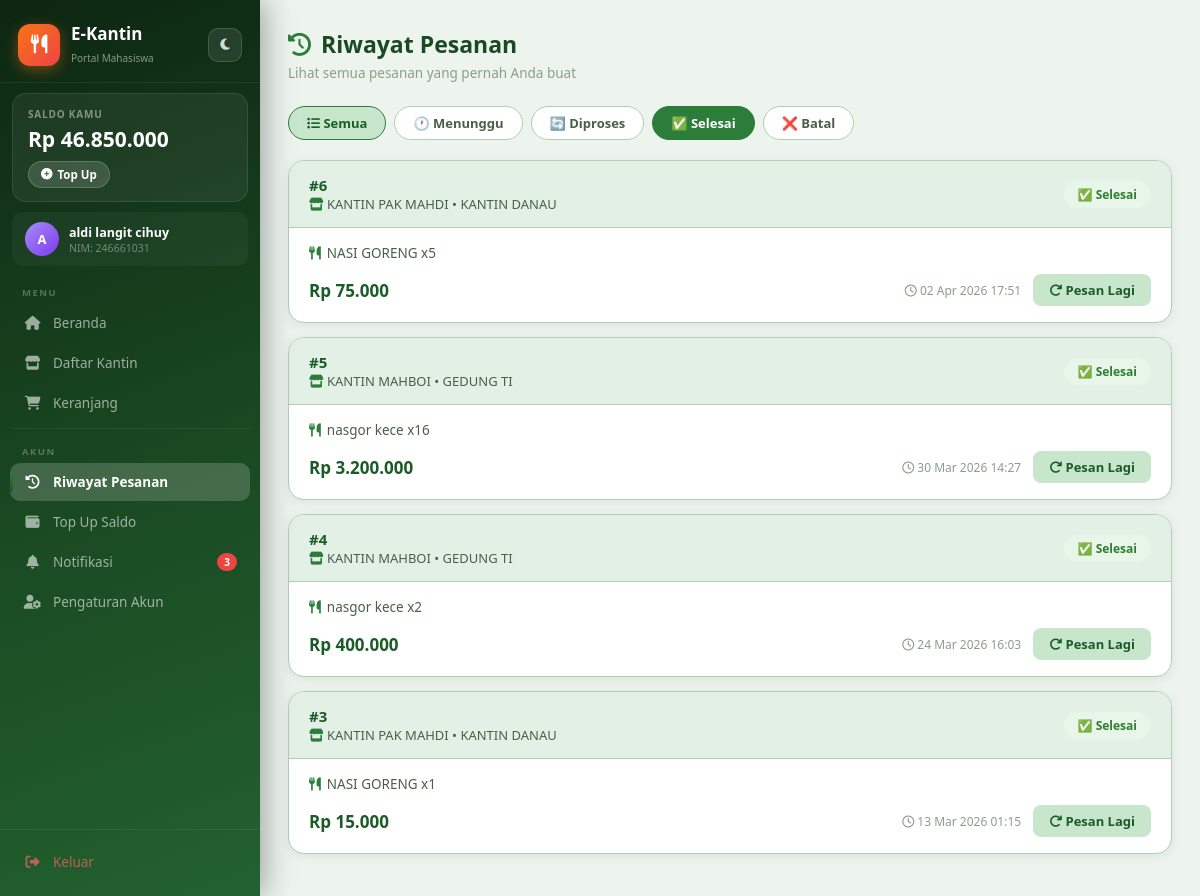
Before: /dashboard/mahasiswa/riwayat.php?status=selesai (signed in) with the older database file.
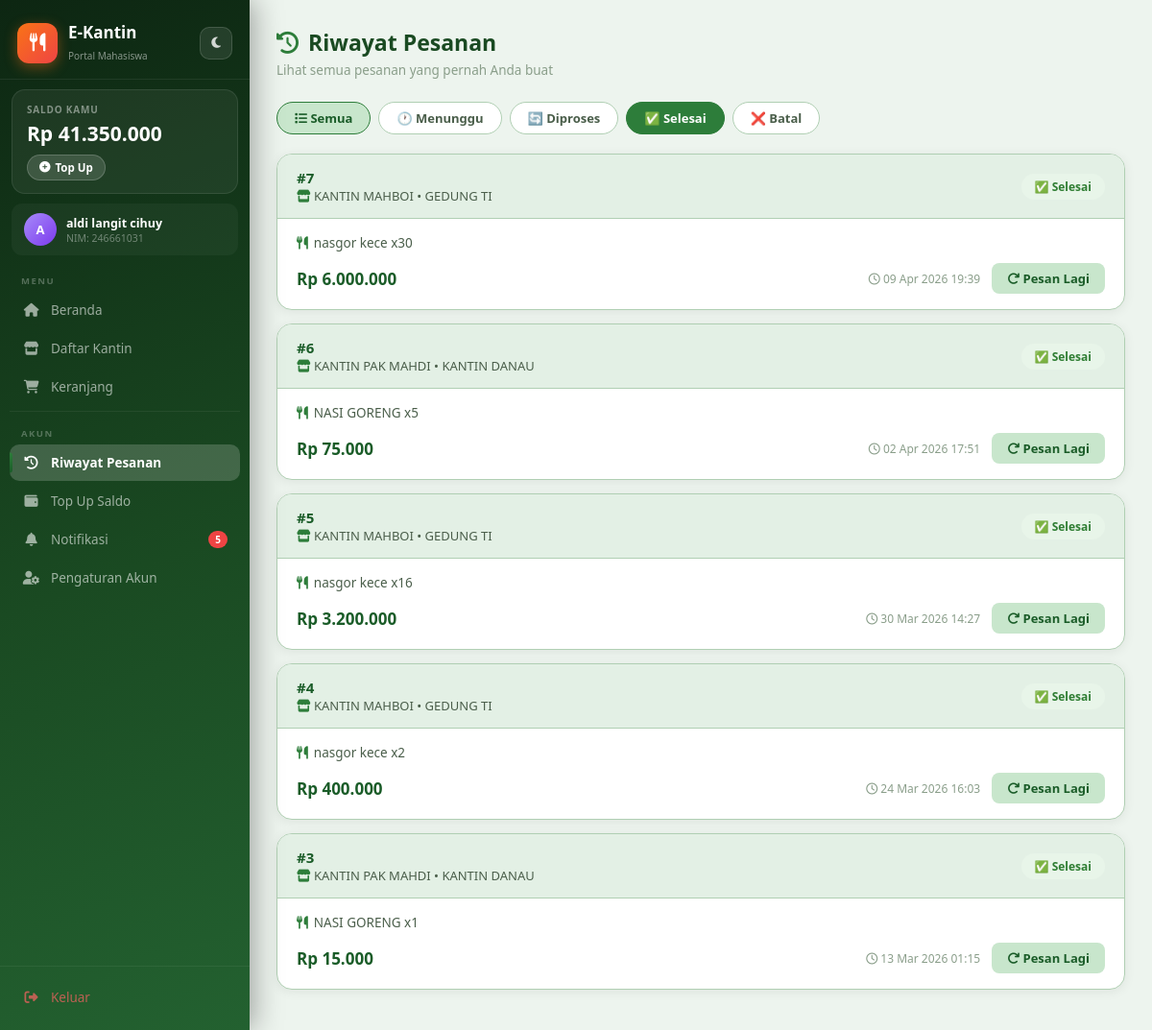
After: the same page with the newer database file.
### tables this page shows
CREATE TABLE `saldo` (
  `id_saldo` int(11) NOT NULL,
  `id_user` int(11) NOT NULL,
  `saldo` int(11) NOT NULL DEFAULT 0,
  `updated_at` timestamp NOT NULL DEFAULT current_timestamp() ON UPDATE current_timestamp()
);

CREATE TABLE `pesanan` (
  `id_pesanan` int(11) NOT NULL,
  `id_user` int(11) DEFAULT NULL,
  `id_penjual` int(11) DEFAULT NULL,
  `tanggal` datetime DEFAULT current_timestamp(),
  `status` enum('menunggu','diproses','selesai','batal') DEFAULT 'menunggu',
  `total_harga` int(11) DEFAULT NULL,
  `metode_bayar` enum('saldo','tunai') DEFAULT 'saldo'
);

CREATE TABLE `penjual` (
  `id_penjual` int(11) NOT NULL,
  `id_user` int(11) NOT NULL,
  `nama_kantin` varchar(50) NOT NULL,
  `lokasi` text NOT NULL,
  `teks_gambar_qris` varchar(100) DEFAULT NULL,
  `no_rek` varchar(50) NOT NULL DEFAULT ''
);

### dashboard/mahasiswa/riwayat.php (the view, shortened to what the changed rows need)
<?php
require_once '../../includes/db.php';
$id_user = $_SESSION['user']['id_user'];
$sf = $_GET['status'] ?? '';
$where = "WHERE p.id_user = ?"; $params = [$id_user];
if ($sf !== '') { $where .= " AND p.status = ?"; $params[] = $sf; }
$stmt = $pdo->prepare("SELECT p.*, pj.nama_kantin, pj.lokasi, GROUP_CONCAT(CONCAT(m.nama_menu, ' x', dp.jumlah) SEPARATOR ', ') as items FROM pesanan p JOIN penjual pj ON p.id_penjual = pj.id_penjual LEFT JOIN detail_pesanan dp ON p.id_pesanan = dp.id_pesanan LEFT JOIN menu m ON dp.id_menu = m.id_menu $where GROUP BY p.id_pesanan ORDER BY p.tanggal DESC");
$stmt->execute($params); $pesanan_list = $stmt->fetchAll();
?>
<?php require_once '../../includes/sidebar_mahasiswa.php'; ?>
<div class="page-header">
    <h1><i class="fas fa-history" style="color:var(--ac);margin-right:10px;"></i>Riwayat Pesanan</h1>
</div>
<?php if(empty($pesanan_list)): ?>
<div class="empty-state">
    <i class="fas fa-shopping-bag"></i>
    <p>Belum ada pesanan<?=$sf?' dengan status ini':''?></p>
    <a href="kantin.php" style="display:inline-block;margin-top:16px;padding:10px 24px;background:var(--ac);color:white;border-radius:10px;text-decoration:none;font-weight:600;"><i class="fas fa-store"></i> Mulai Pesan</a>
</div>
<?php else: ?>
<?php foreach($pesanan_list as $p): ?>
<div class="order-card">
    <div class="order-header">
        <div>
            <div class="order-id">#<?=$p['id_pesanan']?></div>
            <div class="order-kantin"><i class="fas fa-store"></i> <?=htmlspecialchars($p['nama_kantin'])?> &bull; <?=htmlspecialchars($p['lokasi'])?></div>
        </div>
        <span class="status-badge status-<?=$p['status']?>">
            <?php $icons=['menunggu'=>'🕐','diproses'=>'🔄','selesai'=>'✅','batal'=>'❌']; echo($icons[$p['status']]??'').' '.ucfirst($p['status']); ?>
        </span>
    </div>
    <div class="order-body">
        <div class="order-items"><i class="fas fa-utensils" style="color:var(--ac);margin-right:6px;"></i><?=htmlspecialchars($p['items']??'-')?></div>
        <div class="order-footer">
            <div class="order-total">Rp <?=number_format($p['total_harga'],0,',','.')?></div>
            <div style="display:flex;align-items:center;gap:12px;">
                <span class="order-date"><i class="far fa-clock"></i> <?=date('d M Y H:i',strtotime($p['tanggal']))?></span>
                <?php if($p['status']==='selesai'): ?><a href="kantin.php?id=<?=$p['id_penjual']?>" class="btn-ulang"><i class="fas fa-redo"></i> Pesan Lagi</a><?php endif;?>
            </div>
        </div>
    </div>
</div>
<?php endforeach; ?>
<?php endif; ?>
</div></body></html>

### includes/sidebar_mahasiswa.php (shortened to what the changed rows need)
<?php
$current_page = basename($_SERVER['PHP_SELF']);
require_once __DIR__ . '/db.php';
$stmt = $pdo->prepare("SELECT COUNT(*) FROM notifikasi WHERE id_user = ? AND is_read = 0");
$stmt->execute([$_SESSION['user']['id_user']]);
$notif_count = $stmt->fetchColumn();
$stmt2 = $pdo->prepare("SELECT saldo FROM saldo WHERE id_user = ?");
$stmt2->execute([$_SESSION['user']['id_user']]);
$saldo_row = $stmt2->fetch();
$saldo = $saldo_row ? $saldo_row['saldo'] : 0;
?>
<!DOCTYPE html>
<html lang="id" data-theme="light">
<head>
    <link rel="stylesheet" href="https://cdnjs.cloudflare.com/ajax/libs/font-awesome/6.5.0/css/all.min.css">
</head>
<body>
<aside class="sidebar">
    <div class="sidebar-header">
        <a href="beranda.php" class="sidebar-logo">
            <div class="logo-text">
                <h2>E-Kantin</h2>
            </div>
        </a>
    </div>
    <div class="saldo-widget">
        <div class="saldo-label">Saldo Kamu</div>
        <div class="saldo-amount">Rp <?= number_format($saldo, 0, ',', '.') ?></div>
        <a href="topup.php" class="saldo-topup"><i class="fas fa-plus-circle"></i> Top Up</a>
    </div>
    <nav class="sidebar-nav">
        <a href="notifikasi.php" class="nav-item <?= $current_page==='notifikasi.php'?'active':'' ?>">
            <i class="fas fa-bell"></i><span>Notifikasi</span>
            <?php if($notif_count>0):?><span class="nav-badge"><?=$notif_count?></span><?php endif;?>
        </a>
    </nav>
</aside>
<div class="main-content">

Changed rows visible on the page:
changed saldo: saldo "46.850.000" → "41.350.000"
now on this page (row edited): pesanan: id_pesanan "7", id_penjual.nama_kantin "KANTIN MAHBOI", id_penjual.lokasi "GEDUNG TI", status "✅", status "Selesai", items "nasgor kece x30", total_harga "6.000.000", tanggal "09 Apr 2026 19:39"
Other visible differences:
$notif_count: "3" → "5"
